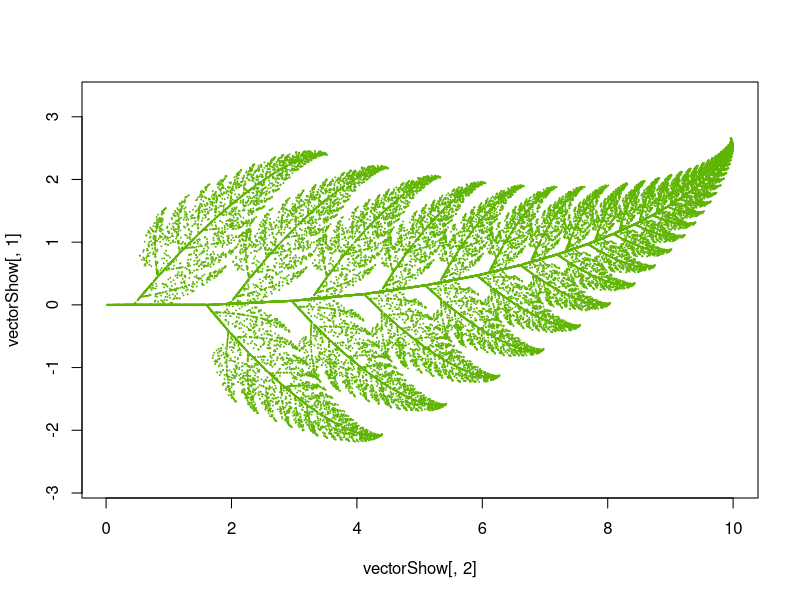

Write the R code that produced this figure.
## ---- chunk 1
n0 = matrix( c( 0, 0, 0, 0.16), nrow=2, ncol=2, byrow = TRUE )
n1 = matrix( c( 0.85, 0.04, -0.04, 0.85), nrow=2, ncol=2, byrow = TRUE )
n2 = matrix( c( 0.2, -0.26, 0.23, 0.22), nrow=2, ncol=2, byrow = TRUE )
n3 = matrix( c( -0.15, 0.28, 0.26, 0.24), nrow=2, ncol=2, byrow = TRUE )
p = matrix( c(0,0), nrow=2, ncol=1, byrow = TRUE)

xais = 2
yais = 40000
vectorShow = matrix (nrow = yais, ncol = xais )

probab = seq(1,40000)
probab = runif(40000, 0, 1)
## ---- chunk 2

for (i in 1:40000){
  if (probab[i]*100 <= 5 & probab[i]*100 > 0) {
    p = n0 %*% p
    vectorShow[i,] = p[,1]
  } else if (probab[i]*100 > 5 & probab[i]*100 <= 86){
    p = n1 %*% p + matrix( c(0, 1.6), nrow=2, ncol=1, byrow = TRUE)
    vectorShow[i,] = p[,1]
  } else if(probab[i]*100 > 86 & probab[i]*100 <= 93){
    p = n2 %*% p + matrix( c(0, 1.6), nrow=2, ncol=1, byrow = TRUE)
    vectorShow[i,] = p[,1]
  } else if (probab[i]*100 > 93 & probab[i]*100 <= 100) {
    p = n3 %*% p + matrix( c(0, 0.44), nrow=2, ncol=1, byrow = TRUE)
    vectorShow[i,] = p[,1]
  }
}
## ---- chunk 3
plot(x = vectorShow[, 2], y = vectorShow[, 1], plt = c(0, 10, -5, 5), cex = 0.1, asp = 1, col="#5FB404" )
